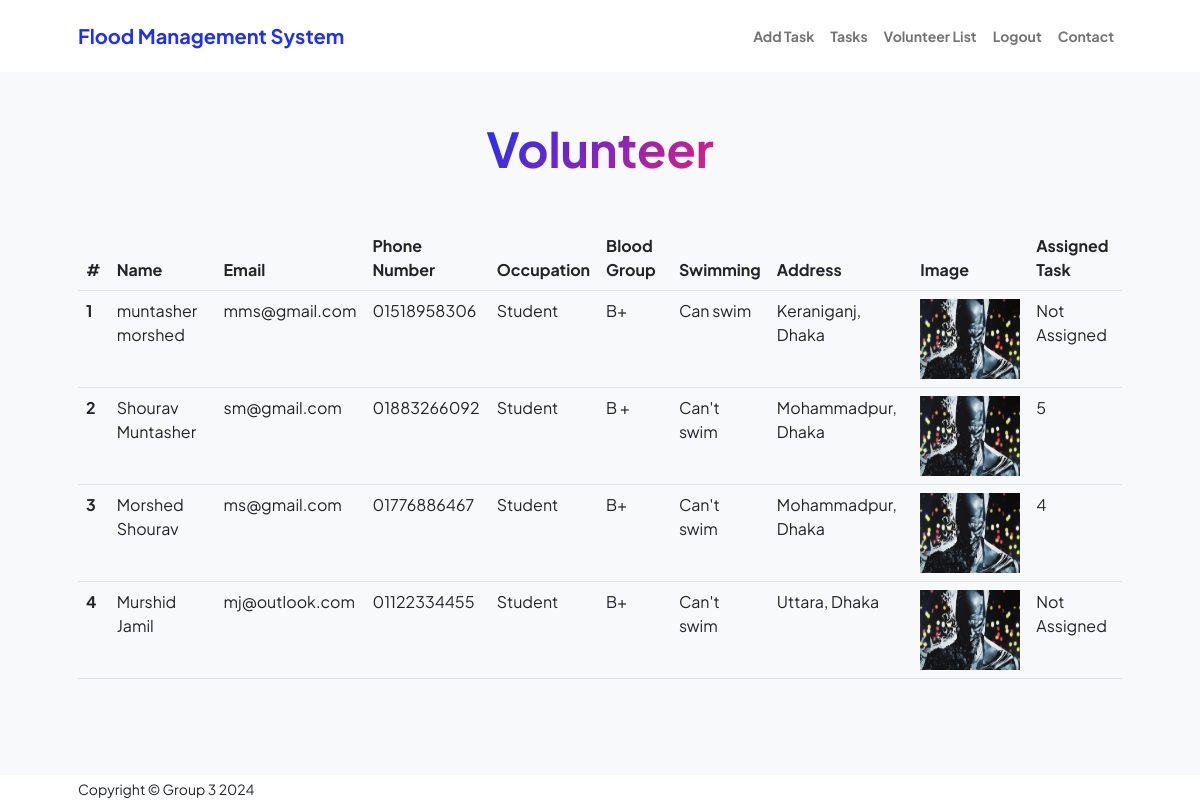
Page /volunteers.php (signed in) on the committed database.
### tables this page shows
CREATE TABLE `tbl_user` (
  `u_id` int(11) NOT NULL,
  `u_first_name` varchar(25) NOT NULL,
  `u_last_name` varchar(25) NOT NULL,
  `u_email` varchar(100) NOT NULL,
  `u_phone` text NOT NULL,
  `u_occupation` varchar(20) NOT NULL,
  `u_blood_group` varchar(20) NOT NULL,
  `u_know_swimming` text NOT NULL,
  `u_present_area` text NOT NULL,
  `u_password` text NOT NULL,
  `u_image` text NOT NULL,
  `u_role` int(11) NOT NULL
);

CREATE TABLE `tbl_task` (
  `t_id` int(11) NOT NULL,
  `t_type_rescue` text NOT NULL,
  `t_type_medical` text NOT NULL,
  `t_type_food` text NOT NULL,
  `t_number_of_people` int(11) NOT NULL,
  `t_address` text NOT NULL,
  `t_contact_person` text NOT NULL,
  `t_contact_person_phone_number` text NOT NULL,
  `t_details` text NOT NULL,
  `t_task_assigned_person` int(11) NOT NULL,
  `t_task_status` int(11) NOT NULL
);

### volunteers.php (the view, shortened to what this page needs)
<?php
    include("connect.php");
?>
<!DOCTYPE html>
<html lang="en">
    <head>
        <link href="https://cdn.jsdelivr.net/npm/bootstrap-icons@1.8.1/font/bootstrap-icons.css" rel="stylesheet" />
        <link href="css/styles.css" rel="stylesheet" />
        <link rel="stylesheet" type="text/css" href="css/customstyle.css">
    </head>
    <body class="d-flex flex-column h-100 bg-light">
        <main class="flex-shrink-0">
            <nav class="navbar navbar-expand-lg navbar-light bg-white py-3">
                <div class="container px-5">
                    <a class="navbar-brand" href="index.html"><span class="fw-bolder text-primary">Flood Management System</span></a>
                    <div class="collapse navbar-collapse" id="navbarSupportedContent">
                        <ul class="navbar-nav ms-auto mb-2 mb-lg-0 small fw-bolder">
                            <li class="nav-item"><a class="nav-link" href="add_task.php">Add Task</a></li>
                            <li class="nav-item"><a class="nav-link" href="admin_index.php">Tasks</a></li>
                            <li class="nav-item"><a class="nav-link" href="volunteers.php">Volunteer List</a></li>
                            <li class="nav-item"><a class="nav-link" href="logout.php">Logout</a></li>
                            <li class="nav-item"><a class="nav-link" href="contact.php">Contact</a></li>
                        </ul>
                    </div>
                </div>
            </nav>
            <section class="py-5">
                <div class="container px-5 mb-5">
                    <div class="text-center mb-5">
                        <h1 class="display-5 fw-bolder mb-0"><span class="text-gradient d-inline">Volunteer</span></h1>
                    </div>
                    <table class="table">
                        <thead>
                            <tr>
                            <th scope="col">#</th>
                            <th scope="col">Name</th>
                            <th scope="col">Email</th>
                            <th scope="col">Phone Number</th>
                            <th scope="col">Occupation</th>
                            <th scope="col">Blood Group</th>
                            <th scope="col">Swimming</th>
                            <th scope="col">Address</th>
                            <th scope="col">Image</th>
                            <th scope="col">Assigned Task</th>
                          </tr>
                        </thead>
                        <tbody>
                        <?php
                            $results_2 = mysqli_query($con, "select * from tbl_user where u_role = 2");
                            $counter = 1;
                            while($row = mysqli_fetch_row($results_2))
                            {
                        ?>
                            <tr>
                                <th scope="row"><?php echo $counter ?></th>
                                <td><?php
                                        echo $row[1]." ".$row[2];
                                    ?>
                                </td>
                                <td><?php echo $row[3] ?></td>
                                <td><?php echo $row[4] ?></td>
                                <td><?php echo $row[5] ?></td>
                                <td><?php echo $row[6] ?></td>
                                <td><?php
                                        if($row[7]==0)
                                            echo "Can't swim";
                                        else
                                            echo "Can swim";
                                    ?>
                                </td>
                                <td><?php echo $row[8];?></td>
                                <td>
                                    <img src="images/<?php echo $row[10]; ?>" style="width: 100px; height: 80px;">
                                </td>
                                <td>
                                    <?php
                                        $task_assigned = mysqli_query($con, "SELECT t_id FROM tbl_task WHERE t_task_assigned_person = '$row[0]'");
                                        $row2 = mysqli_fetch_row($task_assigned);
                                        if(isset($row2[0]) == 0)
                                            echo "Not Assigned";
                                        else
                                            echo $row2[0];
                                    ?>
                                </td>
                            </tr>
                            <?php
                                $counter = $counter + 1;
                            } ?>
                        </tbody>
                    </table>
                </div>
            </section>
        </main>
        <footer class="bg-white py-1 mt-auto">
            <div class="container px-5">
                <div class="row align-items-center justify-content-between flex-column flex-sm-row">
                    <div class="col-auto"><div class="small m-0">Copyright &copy; Group 3 2024</div></div>
                </div>
            </div>
        </footer>
    </body>
</html>

### css/customstyle.css (style rules this page uses)
body { padding: 0; margin: 0; background-color: #CCC; }

### rows in the picture
tbl_user: u_first_name "muntasher", u_last_name "morshed", u_email "mms@gmail.com", u_phone "01518958306", u_occupation "Student", u_blood_group "B+", u_know_swimming "Can swim", u_present_area "Keraniganj, Dhaka", u_image (picture), shows "Not Assigned"
tbl_user: u_first_name "Shourav", u_last_name "Muntasher", u_email "sm@gmail.com", u_phone "01883266092", u_occupation "Student", u_blood_group "B +", u_know_swimming "Can't swim", u_present_area "Mohammadpur, Dhaka", u_image (picture), tbl_task.t_id "5"
tbl_user: u_first_name "Morshed", u_last_name "Shourav", u_email "ms@gmail.com", u_phone "01776886467", u_occupation "Student", u_blood_group "B+", u_know_swimming "Can't swim", u_present_area "Mohammadpur, Dhaka", u_image (picture), tbl_task.t_id "4"
tbl_user: u_first_name "Murshid", u_last_name "Jamil", u_email "mj@outlook.com", u_phone "01122334455", u_occupation "Student", u_blood_group "B+", u_know_swimming "Can't swim", u_present_area "Uttara, Dhaka", u_image (picture), shows "Not Assigned"
